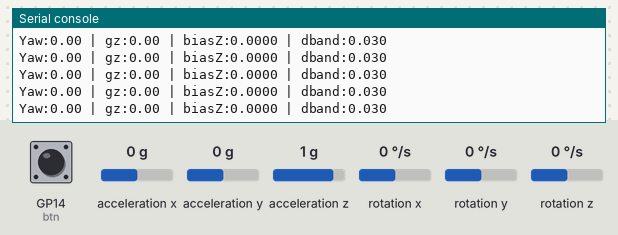
A program run on a simulated Raspberry Pi Pico running MicroPython. On the bench: the last lines printed to the serial console. Inputs (shaded band) come from the test bench; at power-on: rotation z 0 °/s, GP14 (btn) HIGH, acceleration x 0 g, acceleration y 0 g, acceleration z 1 g, rotation x 0 °/s, rotation y 0 °/s.

Above: at 3.3 s.
3.4 s: rotation z set to 7 °/s
At 4.3 s:
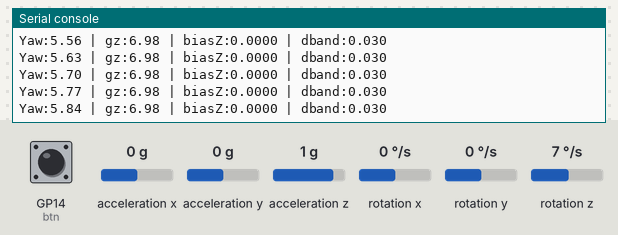
4.9 s: GP14 (btn) pulled LOW for 0.15 s
6.5 s: GP14 (btn) pulled LOW for 1 s
9.0 s: rotation z set to -4 °/s
At 9.7 s:
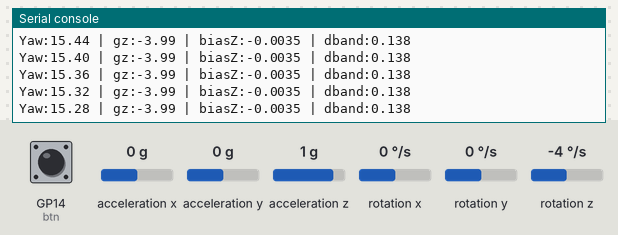
Timing chart, 0 to 11.5 s (numbered marks = the images above; inputs shaded):
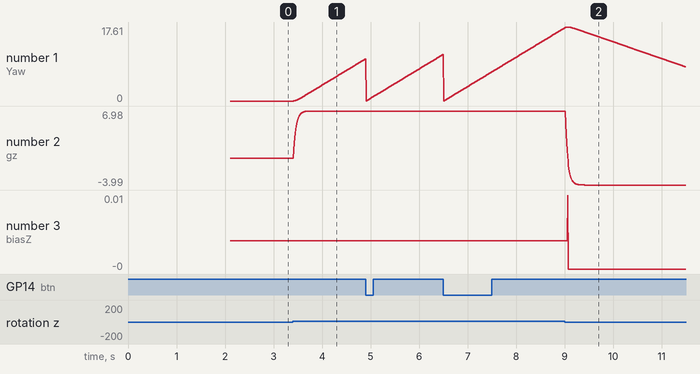

The program:

P5.2.py
```python
"""
Advanced IMU Sensor Fusion and Integration via I2C.
Rapid prototyping of yaw estimation algorithms using the RP2040 and MPU6050.
Implements Simpson's 3/8 integration, dynamic deadbands (Welford's algorithm),
and Zero Velocity Updates (ZUPT) for gyro bias compensation.

Author: Daniel Ruiz Perez
"""

from machine import Pin, I2C
import utime as time
import math

# ====== Hardware Configuration ======
# I2C0 Pins: SDA=GP4, SCL=GP5
i2c = I2C(0, scl=Pin(5), sda=Pin(4), freq=400_000)

# Hardware interrupt button for Yaw reset
BTN_PIN = 14
btn = Pin(BTN_PIN, Pin.IN, Pin.PULL_UP)
_last_btn = 1

# ====== MPU6050 Registers ======
MPU_ADDR          = 0x68
REG_PWR_MGMT_1    = 0x6B
REG_SMPLRT_DIV    = 0x19
REG_CONFIG        = 0x1A
REG_GYRO_CONFIG   = 0x1B
REG_ACCEL_CONFIG  = 0x1C
REG_ACCEL_XOUT_H  = 0x3B

# ====== Operational Parameters ======
SAMPLE_HZ   = 100.0
DT          = 1.0 / SAMPLE_HZ
SMPLRT_DIV  = 9                 # 1kHz/(1+9) = 100 Hz (with active DLPF)
DLPF_5HZ    = 6                 # Digital Low Pass Filter ~5 Hz
GYRO_FS_SEL = 0b10              # 0b10 = ±1000 dps (32.8 LSB/dps)

# ====== Scaling Factors ======
GYRO_SENS = 32.8                # LSB/(deg/s) for ±1000 dps
ACC_SENS  = 16384.0             # LSB/g for ±2g

# ====== Calibration & Bias ======
CALIB_SAMPLES = 500
gyroBiasZ = 0.0

# ====== Simpson 3/8 Integration State ======
wZ = [0.0, 0.0, 0.0, 0.0]
idx = 0
stepCount = 0
thetaGz = 0.0
thetaGz_prev = 0.0
primed = False

# ====== ZUPT (Zero Velocity Update) & Hysteresis ======
OMEGA_ENTER_STILL = 0.6
OMEGA_EXIT_STILL  = 1.0
ACC_NORM_THR      = 0.05
TAU_BIAS_Z        = 2.0
K_BIAS_Z          = 1.0 / TAU_BIAS_Z
K_BIAS_Z_FAST     = 1.0 / 0.5
still = False
still_count = 0

# ====== Prefilter (Median of 3) & Spike Handling ======
gz_hist = [0.0, 0.0, 0.0]
gz_hist_i = 0
gz_lpf = 0.0
FC_HZ = 3.0
ALPHA_LPF = 1.0 - math.exp(-2.0 * math.pi * FC_HZ * DT)
SPIKE_THR_DPS = 50.0

# ====== Adaptive Deadband (Welford's Algorithm) ======
noise_n = 0
noise_mean = 0.0
noise_M2 = 0.0

DEADBAND_K = 3.0
Z_DEADBAND_DPS_MIN = 0.03
Z_DEADBAND_DPS_MAX = 0.20
Z_DEADBAND_DPS_FIXED = 0.06
Z_DEADBAND_DPS_DYNAMIC = Z_DEADBAND_DPS_FIXED

yaw_deg = 0.0

# ====== Hardware Interfaces ======

def mpuWrite(reg, val):
    """Writes a single byte to a specific MPU6050 register."""
    i2c.writeto_mem(MPU_ADDR, reg, bytes([val]))

def mpuReadN(startReg, n):
    """Reads N sequential bytes from the MPU6050."""
    return i2c.readfrom_mem(MPU_ADDR, startReg, n)

def s16(hi, lo):
    """Converts two 8-bit registers into a signed 16-bit integer."""
    v = (hi << 8) | lo
    if v & 0x8000:
        v -= 0x10000
    return v

# ====== Mathematical Utilities ======

def absSum3(x, y, z):
    return abs(x) + abs(y) + abs(z)

def median3(a, b, c):
    """Calculates the median of three values to filter out high-frequency anomalies."""
    if a > b:
        if b > c: return b
        return a if a < c else c
    else:
        if a > c: return a
        return b if b < c else c

def welford_update(x):
    """
    Online computation of sample variance using Welford's algorithm.
    Dynamically adjusts the integration deadband based on real-time noise floors.
    """
    global noise_n, noise_mean, noise_M2
    noise_n += 1
    delta = x - noise_mean
    noise_mean += delta / noise_n
    noise_M2 += delta * (x - noise_mean)

def noise_sigma():
    """Returns the standard deviation of the tracked noise."""
    return math.sqrt(noise_M2 / (noise_n - 1)) if noise_n > 1 else 0.0

# ====== Core Algorithmic Functions ======

def setupMPU():
    """Initializes the MPU6050 with specific power, filter, and scale settings."""
    mpuWrite(REG_PWR_MGMT_1, 0x00)
    time.sleep_ms(100)
    mpuWrite(REG_CONFIG, DLPF_5HZ & 0x07)
    mpuWrite(REG_GYRO_CONFIG, (GYRO_FS_SEL & 0x03) << 3)
    mpuWrite(REG_ACCEL_CONFIG, 0x00)
    mpuWrite(REG_SMPLRT_DIV, SMPLRT_DIV)

def readMPU():
    """Fetches raw 6-axis data (Accelerometer & Gyroscope) from the IMU."""
    buf = mpuReadN(REG_ACCEL_XOUT_H, 14)
    ax = s16(buf[0],  buf[1])
    ay = s16(buf[2],  buf[3])
    az = s16(buf[4],  buf[5])
    gx = s16(buf[8],  buf[9])
    gy = s16(buf[10], buf[11])
    gz = s16(buf[12], buf[13])
    return ax, ay, az, gx, gy, gz

def calibrateGyroZ():
    """Samples the Z-axis gyroscope at rest to establish an initial hardware bias."""
    global gyroBiasZ
    sz = 0
    time.sleep_ms(500)
    for _ in range(CALIB_SAMPLES):
        _, _, _, _, _, gz = readMPU()
        sz += gz
        time.sleep_ms(2)
    gyroBiasZ = (sz / float(CALIB_SAMPLES)) / GYRO_SENS

def integrateSimpson38Z(wz):
    """
    Performs highly accurate numerical integration using Simpson's 3/8 rule.
    Provides superior area-under-the-curve estimation compared to standard Euler integration.
    """
    global thetaGz, idx, stepCount, primed
    prev = (idx + 3) & 3

    if primed:
        thetaGz += 0.5 * DT * (wZ[prev] + wz)

    wZ[idx] = wz
    idx = (idx + 1) & 3
    stepCount += 1
    if (not primed) and stepCount >= 2:
        primed = True

    if stepCount >= 4 and ((stepCount - 1) % 3 == 0):
        i0 = (idx + 0) & 3
        i1 = (idx + 1) & 3
        i2 = (idx + 2) & 3
        i3 = (idx + 3) & 3

        S = (3.0 * DT / 8.0) * (wZ[i0] + 3*wZ[i1] + 3*wZ[i2] + wZ[i3])
        T = 0.5 * DT * (wZ[i0] + wZ[i1]) \
          + 0.5 * DT * (wZ[i1] + wZ[i2]) \
          + 0.5 * DT * (wZ[i2] + wZ[i3])
        thetaGz += (S - T)

# ====== Main Execution Loop ======

def setup():
    setupMPU()
    calibrateGyroZ()
    print("MPU6050 Init: Fs~100Hz, DLPF=5Hz")

def loop():
    global yaw_deg, thetaGz, thetaGz_prev, gyroBiasZ, still, _last_btn
    global gz_hist, gz_hist_i, gz_lpf, Z_DEADBAND_DPS_DYNAMIC, still_count

    period_us = int(DT * 1_000_000)
    next_t = time.ticks_us()

    while True:
        next_t = time.ticks_add(next_t, period_us)

        # 1. Hardware Polling & Scaling
        axr, ayr, azr, gxr, gyr, gzr = readMPU()
        ax = axr / ACC_SENS
        ay = ayr / ACC_SENS
        az = azr / ACC_SENS
        gx = gxr / GYRO_SENS
        gy = gyr / GYRO_SENS
        gz_s = gzr / GYRO_SENS

        # 2. Prefiltering (Anti-spike clamp & Median Filter)
        if stepCount > 0:
            prev_raw = gz_hist[(gz_hist_i - 1) % 3]
            if abs(gz_s - prev_raw) > SPIKE_THR_DPS:
                gz_s = prev_raw

        gz_hist[gz_hist_i] = gz_s
        gz_hist_i = (gz_hist_i + 1) % 3
        gz_med = median3(gz_hist[0], gz_hist[1], gz_hist[2])
        gz_lpf = gz_lpf + ALPHA_LPF * (gz_med - gz_lpf)

        # 3. ZUPT (Zero Velocity Update) Detection
        omega_norm = absSum3(gx, gy, (gz_lpf - gyroBiasZ))
        a_norm = math.sqrt(ax*ax + ay*ay + az*az)

        if not still:
            if (omega_norm < OMEGA_ENTER_STILL) and (abs(a_norm - 1.0) < ACC_NORM_THR):
                still = True
                still_count = 0
        else:
            if (omega_norm > OMEGA_EXIT_STILL) or (abs(a_norm - 1.0) >= ACC_NORM_THR):
                still = False

        # 4. Adaptive Bias Correction & Noise Profiling
        if still:
            k = K_BIAS_Z_FAST if still_count < int(0.5 / DT) else K_BIAS_Z
            gyroBiasZ += (DT * k) * (gz_lpf - gyroBiasZ)
            still_count += 1

            welford_update(gz_lpf - gyroBiasZ)
            if noise_n >= 100:
                sig = noise_sigma()
                Z_DEADBAND_DPS_DYNAMIC = min(
                    Z_DEADBAND_DPS_MAX,
                    max(Z_DEADBAND_DPS_MIN, DEADBAND_K * sig)
                )

        # 5. Signal Conditioning
        gz = gz_lpf - gyroBiasZ
        if abs(gz) < Z_DEADBAND_DPS_DYNAMIC:
            gz = 0.0

        # 6. Advanced Numerical Integration (Simpson 3/8)
        thetaGz_prev = thetaGz
        integrateSimpson38Z(gz)
        dtheta = (thetaGz - thetaGz_prev)
        yaw_deg = (yaw_deg + dtheta) % 360.0

        # 7. Hardware HMI (Reset)
        btn_val = btn.value()
        if (_last_btn == 1) and (btn_val == 0):
            yaw_deg = 0.0
        _last_btn = btn_val

        # 8. Telemetry Output
        print("Yaw:{:.2f} | gz:{:.2f} | biasZ:{:.4f} | dband:{:.3f}".format(
            yaw_deg, gz, gyroBiasZ, Z_DEADBAND_DPS_DYNAMIC
        ))

        # 9. Strict Timing Enforcement
        now = time.ticks_us()
        remain = time.ticks_diff(next_t, now)
        if remain > 0:
            time.sleep_us(remain)

if __name__ == "__main__":
    try:
        def setupMPU_safe():
            try:
                setupMPU()
            except Exception as e:
                time.sleep_ms(100)
                setupMPU()

        setupMPU_safe()
        setup()
        loop()
    except KeyboardInterrupt:
        print("System Halted.")
```

Measured:
- after the input at 3.4 s, the serial console: prints a new line at once (image 1)
- plotted number 1: 0 → 10.03 after the input at 3.4 s
- plotted number 2: 0 → 6.98 after the input at 3.4 s
